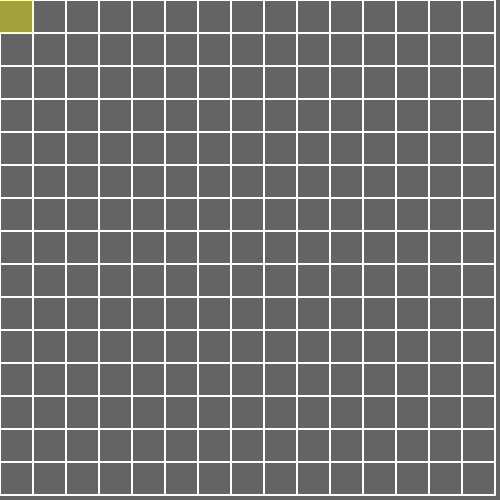
Frame 1 (no input)
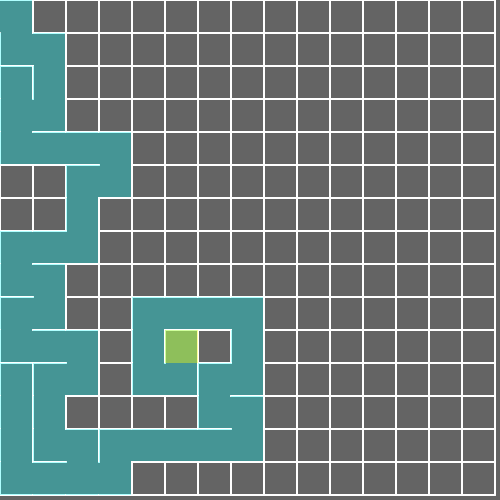
Frame 60 (no input)
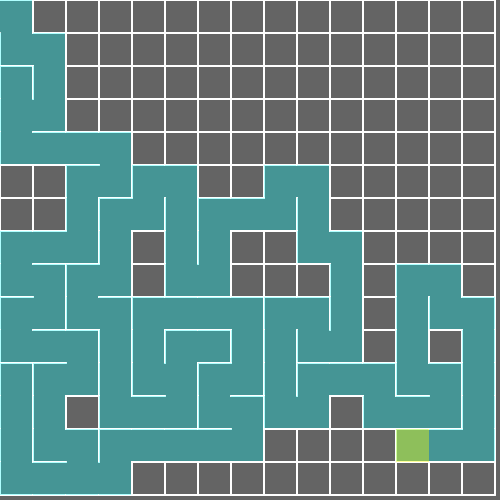
Frame 120 (the mouse pressed at the canvas centre since frame 60)

The p5.js sketch that drew these frames (run headless with seeded random() and noise() and a simulated clock; from frame 60 on, the mouse is pressed at the canvas centre):

// p5.js sketch
// ── sketch.js
var grid = [];
var rows = 15 ,cols = 15;
var cell_size;
var current;
var stack;
function setup() {

  var size = min(windowWidth,windowHeight,500);
  createCanvas(size,size);

  cell_size = floor(size/rows);
  for (var i = 0; i < rows; i++) {
    for (var j = 0; j < cols; j++) {
      var cell = new Cell(i, j);
       grid.push(cell);
    }
  }
  current = grid[0];

  current.walls[3] = false;
  stack = [];
}

function draw() {
  background(100);
  for (var i = 0; i < grid.length; i++) {
    grid[i].show();
  }

  current.visited = true;

  var next = current.checkNeighbors();
  if(next){
    current.highlight();
    //STEP 1
    next.visited = true;

    //STEP 2
    stack.push(current);

    //STEP 3
    removeWalls(current,next);

    //STEP 4
    current = next;
  }else if(stack.length > 0){
    current.highlight();
    current = stack.pop();
  }else{
    //console.log('completed');
    stroke(255);
    strokeWeight(3);

    makeArrow((cols-1)*cell_size,(rows-1)*cell_size);
    makeArrow(-cell_size * 0.6,0);

    grid[grid.length - 1].walls[1] = false;
  }


}

function makeArrow(x,y){
    line(x + cell_size / 2,
    y + cell_size / 2,
    x + cell_size * 1.1,
    y + cell_size / 2);

    line(x+  cell_size * 0.8,
    y + cell_size * 0.3,
    x + cell_size * 1.1,
    y+ cell_size / 2);

    line(x +  cell_size * 0.8,
    y + cell_size  * 0.7,
    x + cell_size * 1.1,
    y + cell_size / 2);
}

function removeWalls(a,b){
  var i = a.i - b.i;
  var j = a.j - b.j;
  if(i == -1){
    a.walls[2] = false;
    b.walls[0] = false;
  }else if(i == 1){
    a.walls[0] = false;
    b.walls[2] = false;
  }else if(j == -1){
    a.walls[1] = false;
    b.walls[3] = false;
  }else{
    a.walls[3] = false;
    b.walls[1] = false;
  }
}
function index(i,j){
  if(i < 0 || j < 0 || i > rows - 1 || j > cols - 1){
    return -1;
  }
  return i * cols + j;
}

// ── cell.js
function Cell(i, j) {
  this.i = i;
  this.j = j;
  this.visited = false;
  this.walls = [true,true,true,true];

  this.checkNeighbors = function(){
    var neighbours = []

    var top,right,bottom,left;

    top = grid[index(i-1,j)];
    right = grid[index(i,j+1)];
    bottom = grid[index(i+1,j)]
    left = grid[index(i,j-1)];

    if(top && !top.visited){
      neighbours.push(top);
    }
    if(right && !right.visited){
      neighbours.push(right);
    }
    if(bottom && !bottom.visited){
      neighbours.push(bottom);
    }
    if(left && !left.visited){
      neighbours.push(left);
    }
    if(neighbours.length > 0){
      var r = floor(random(0,neighbours.length));
      return neighbours[r];
    }else{
      return undefined;
    }

  }

  this.highlight = function(){
    var x = this.j * cell_size;
    var y = this.i * cell_size;
    noStroke();
    fill(255,255,0,100);
    rect(x , y , cell_size, cell_size);
  }

  this.show = function() {
    stroke(255);
    var x = this.j * cell_size;
    var y = this.i * cell_size;

    strokeWeight(2);
    if(this.walls[0]) line(x ,y,x + cell_size,y);
    if(this.walls[1]) line(x + cell_size,y,x+ cell_size, y + cell_size);
    if(this.walls[2]) line(x + cell_size, y + cell_size, x, y + cell_size);
    if(this.walls[3]) line(x,y+cell_size,x,y);

    if(this.visited){
      noStroke();
      fill(0,255,255,80);
      rect(x , y , cell_size, cell_size);
    }
  }
}
